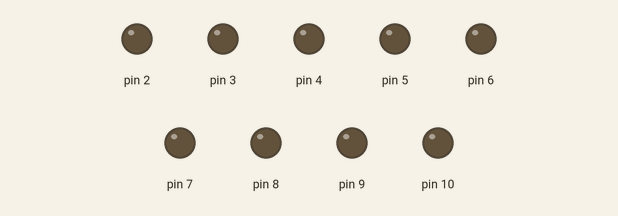
Recording of a sketch running on a simulated Arduino Uno, built with avr-gcc and run on an emulated ATmega328P. Shown: output pins drawn as LEDs (lit = HIGH). What the sketch prints to the serial monitor is not drawn.

Above: at 0.1 s.
At 3.1 s:
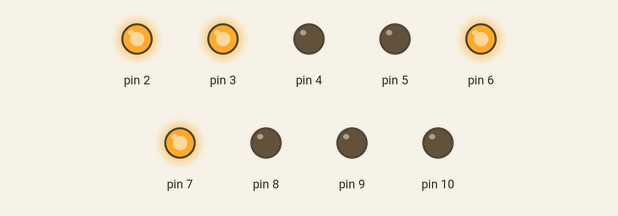
At 8.1 s:
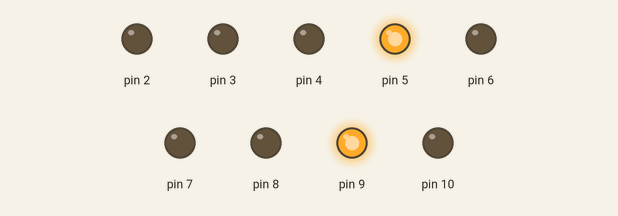
At 16.1 s:
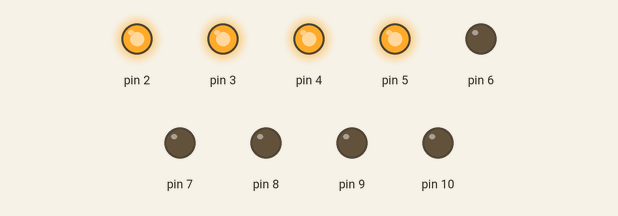
At 27.5 s:
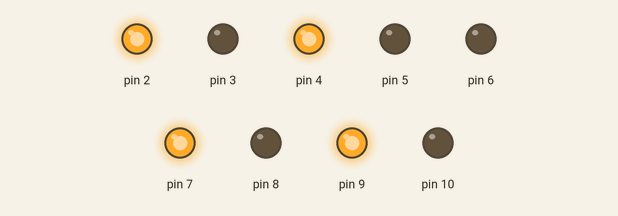
At 38.7 s:
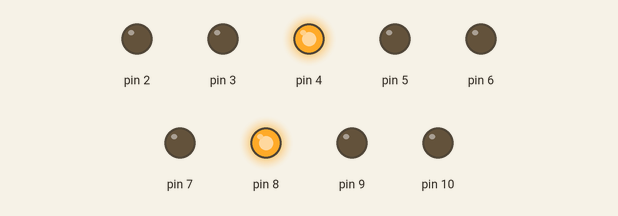
Timing chart, 0 to 40.0 s (numbered marks = the images above):
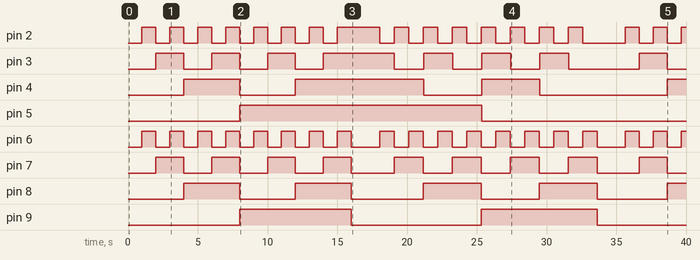

The sketch:

test_mico.ino
```cpp
int binaryNum[32];
int binaryNum2[32];
int count = 0;
void setup() {
  Serial.begin(9600);
  // put your setup code here, to run once:
  for(int i=2;i<=10;i++){
    pinMode(i,OUTPUT);
    }
  for(int i=12;i<=13;i++){
    pinMode(i,INPUT);
    }
}

void loop() {
  // put your main code here, to run repeatedly:
  if(count%2  !=  0){
    for(int i=0;i<=15;i++){
      decToBinary(i);
      ledBin1();
      Serial.print((i-15)*(-1));
      decToBinary2((i-15)*(-1));
      ledBin2(count);
      clearArray();
      delay(1000);
      }
    ledOff();
    delay(1000);
    }
  else{
    for(int i=0;i<=15;i++){
      Serial.print(i);
      decToBinary(i);
      ledBin1();
      ledBin2(count);
      delay(1000);
    }
    ledOff();
    delay(1000);
  }
  count++;

}
void decToBinary(int n)
{
    // array to store binary number
    // counter for binary array
    int i = 0;
    while (n > 0) {

        // storing remainder in binary array
        binaryNum[i] = n % 2;
        n = n / 2;
        i++;
    }

    // printing binary array in reverse order
//    for (int j = i - 1; j >= 0; j--)
//       Serial.print(binaryNum[j]);
}
void decToBinary2(int n)
{
    // array to store binary number
    // counter for binary array
    int i = 0;
    while (n > 0) {

        // storing remainder in binary array
        binaryNum2[i] = n % 2;
        n = n / 2;
        i++;
    }

    // printing binary array in reverse order
//    for (int j = i - 1; j >= 0; j--)
//       Serial.print(binaryNum[j]);
}
void ledBin1(){
  for(int i=6;i<=9;i++){
    digitalWrite(i,binaryNum[i-6]);}
  }
void ledBin2(int count){
  if(count%2  !=  0){
    for(int i=2;i<=5;i++){
      delay(10);
      digitalWrite(i,binaryNum2[(i-2)]);}
    }
   else{
     for(int i=2;i<=5;i++){
       digitalWrite(i,binaryNum[(i-2)]);}
      }
  }
void ledOff(){
  for(int j=0;j<=31;j++){
    binaryNum[j]  = 0;
    binaryNum2[j] = 0;}
  for(int i=6;i<=9;i++){
    digitalWrite(i,LOW);
    }
}
void  clearArray(){
   for(int j=0;j<=32;j++){
    binaryNum2[j] = 0;}
  }
```

Measured:
- by itself, pin 2: LOW → HIGH at 1.0 s, → LOW 1.0 s later, → HIGH 1.0 s later, → LOW 1.0 s later, … (35 changes in this stretch)
- by itself, pin 3: goes 3 × (HIGH 2.0 s, LOW 2.0 s), HIGH 5.1 s, 3 × (LOW 2.1 s, HIGH 2.1 s), LOW 5.1 s, HIGH 2.0 s, then LOW
- by itself, pin 4: goes HIGH 4.0 s, LOW 4.0 s, HIGH 9.2 s, LOW 4.2 s, HIGH 4.2 s, LOW 9.1 s, then HIGH
- by itself, pin 5: LOW → HIGH at 8.0 s, → LOW 17.4 s later
- by itself, pin 6: repeats every 17.1 s: 7 × (LOW 1.0 s, HIGH 1.0 s), LOW 2.0 s, HIGH 1.0 s
- by itself, pin 7: repeats every 17.2 s: 3 × (LOW 2.0 s, HIGH 2.0 s), LOW 3.1 s, HIGH 2.1 s
- by itself, pin 8: LOW → HIGH at 4.0 s, → LOW 4.0 s later, → HIGH 4.0 s later, → LOW 4.0 s later, … (9 changes in this stretch)
- by itself, pin 9: alternates HIGH for 8.2 s and LOW for 9.3 s
